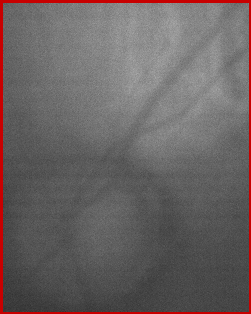
#> input picture template.png, 251 x 314 px, found by its file name
$ python conv2D.py   (older library calls are emulated)
#> lines starting #> are read from the running program, lines starting #| are printed output that depends on the picture; after the words box and inside, x2 and y2 are one past the last pixel; in counts of white or black regions, pixels touching at a corner belong together
"""
様々なフィルタを畳み込んで画像の特徴を強調する
"""

import cv2

"""
フィルタによる演算
"""
img = cv2.imread("/Users/masayakinefuchi/labo/imagesensing2/ImageSensing2/template.png",0)
#> img: shape (314, 251); min 48, max 169, mean 100.6
##平均化フィルタ
img_blur =cv2.blur(img,(3,3))
##ガウシアンフィルタ
img_gaussian =cv2.GaussianBlur(img,(9,9),2)
##メディアんフィルタ
img_median =cv2.medianBlur(img,5)
##メディアンフィルタ
img_bilateral =cv2.bilateralFilter(img,20,30,30)


"""
エッジ検出
"""
##Sobelxフィルター
sobelx_filter=cv2.Sobel(img,cv2.CV_32F,1,0,ksize=3)
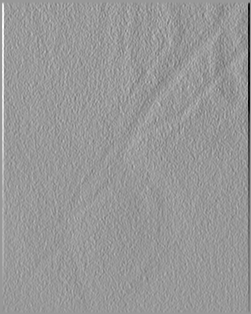
#> sobelx_filter: shape (314, 251) float32; min -288, max 194, mean 0; drawn with min black and max white
img_sobelx = cv2.convertScaleAbs(sobelx_filter)
##Sobelyフィルター
sobely_filter=cv2.Sobel(img,cv2.CV_32F,0,1,ksize=3)
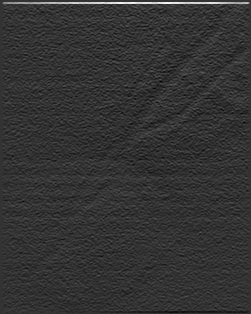
#> sobely_filter: shape (314, 251) float32; min -90, max 354, mean 0; drawn with min black and max white
img_sobely = cv2.convertScaleAbs(sobely_filter)

##ラプラシアンフィルタ
intensity =1
Laplacian_filter = cv2.Laplacian(img,cv2.CV_32F)*intensity
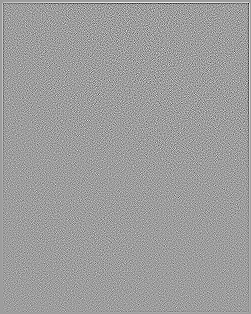
#> Laplacian_filter: shape (314, 251) float32; min -155, max 96, mean 0; drawn with min black and max white
img_lap = cv2.convertScaleAbs(Laplacian_filter)
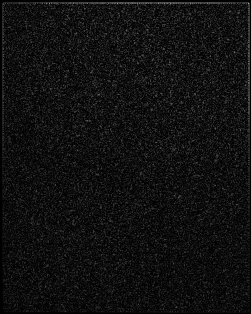
#> img_lap: shape (314, 251); min 0, max 155, mean 16.5

##ラプラシアン＋ガウシアン
Laplacian_Gaussian_filter = cv2.Laplacian(img_gaussian,cv2.CV_32F)
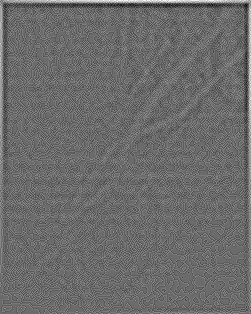
#> Laplacian_Gaussian_filter: shape (314, 251) float32; min -8, max 11, mean 0.0268; drawn with min black and max white
img_lapGau = cv2.convertScaleAbs(Laplacian_Gaussian_filter)
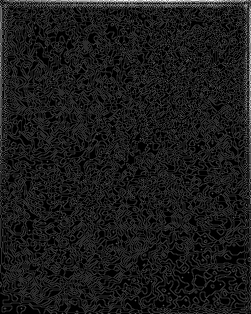
#> img_lapGau: shape (314, 251); min 0, max 11, mean 1.14; drawn with min black and max white

##Canny フィルタ
img_canny = cv2.Canny(img,10,110)
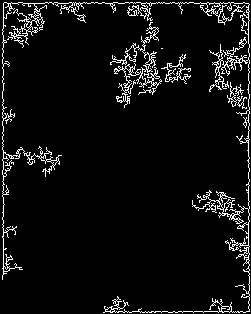
#> img_canny: shape (314, 251); 6% white in thin lines or dots

if __name__ == "__main__":
    img = cv2.imread("/Users/masayakinefuchi/labo/imagesensing2/ImageSensing2/resultopen.png")
    ##メディアんフィルタ
    ##メディアんフィルタ
#> (the run stopped early here; a loop or call above may not have finished)

$ run again, with triming.jpg saved as template.png
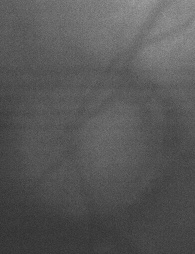
#> input picture triming.jpg, 195 x 254 px, found by its file name
#> img is the input picture: shape (254, 195); min 43, max 161, mean 87.3
#> `img_lapGau = cv2.convertScaleAbs(Laplacian_Gaussian_filter)`:
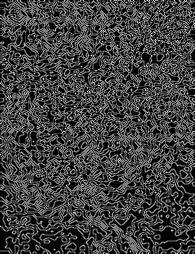
#> img_lapGau: shape (254, 195); min 0, max 4, mean 0.988; drawn with min black and max white
#> `img_canny = cv2.Canny(img,10,110)`:
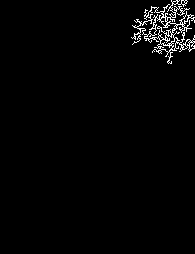
#> img_canny: shape (254, 195); 1.9% white in thin lines or dots, all inside (x1, y1, x2, y2) = (131, 0, 195, 64)
